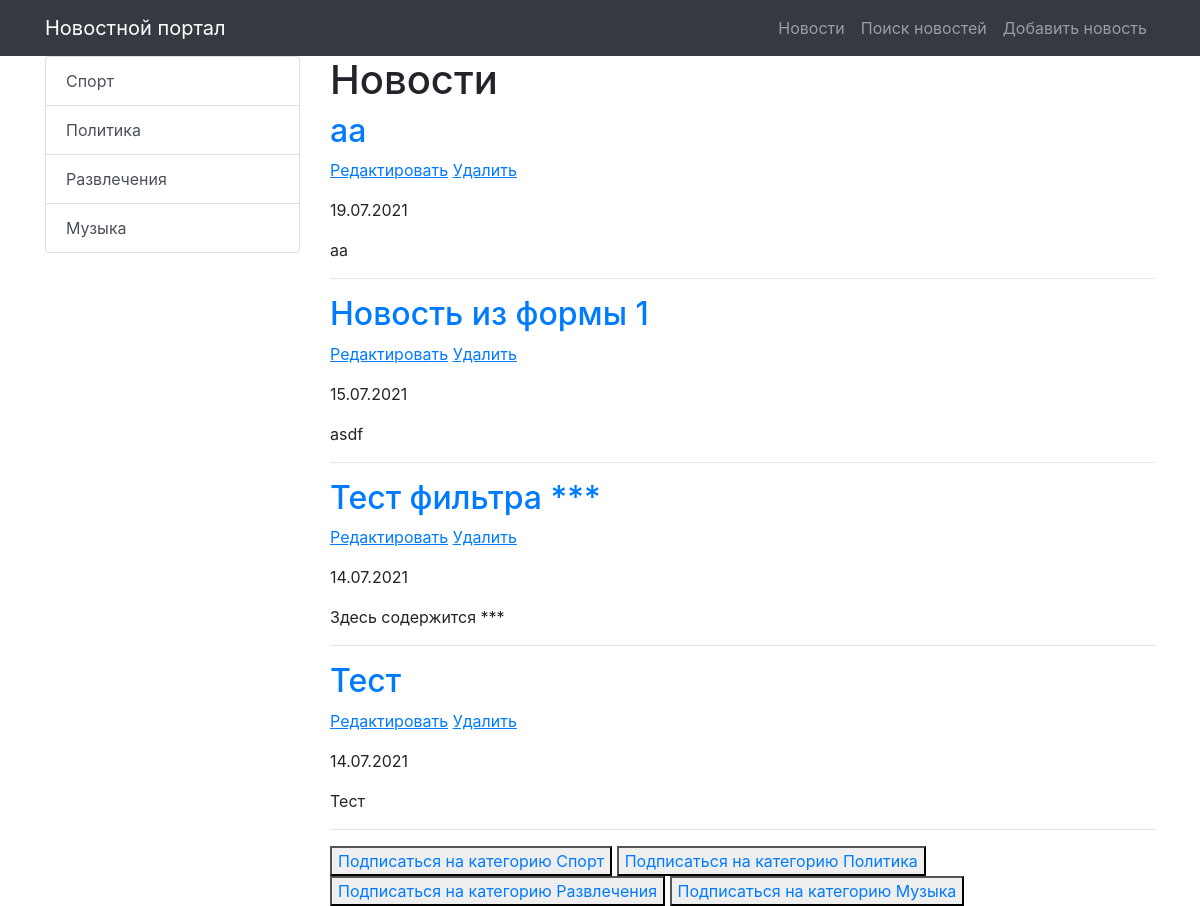
Before: /news/category/18 (signed in) with the older database file.
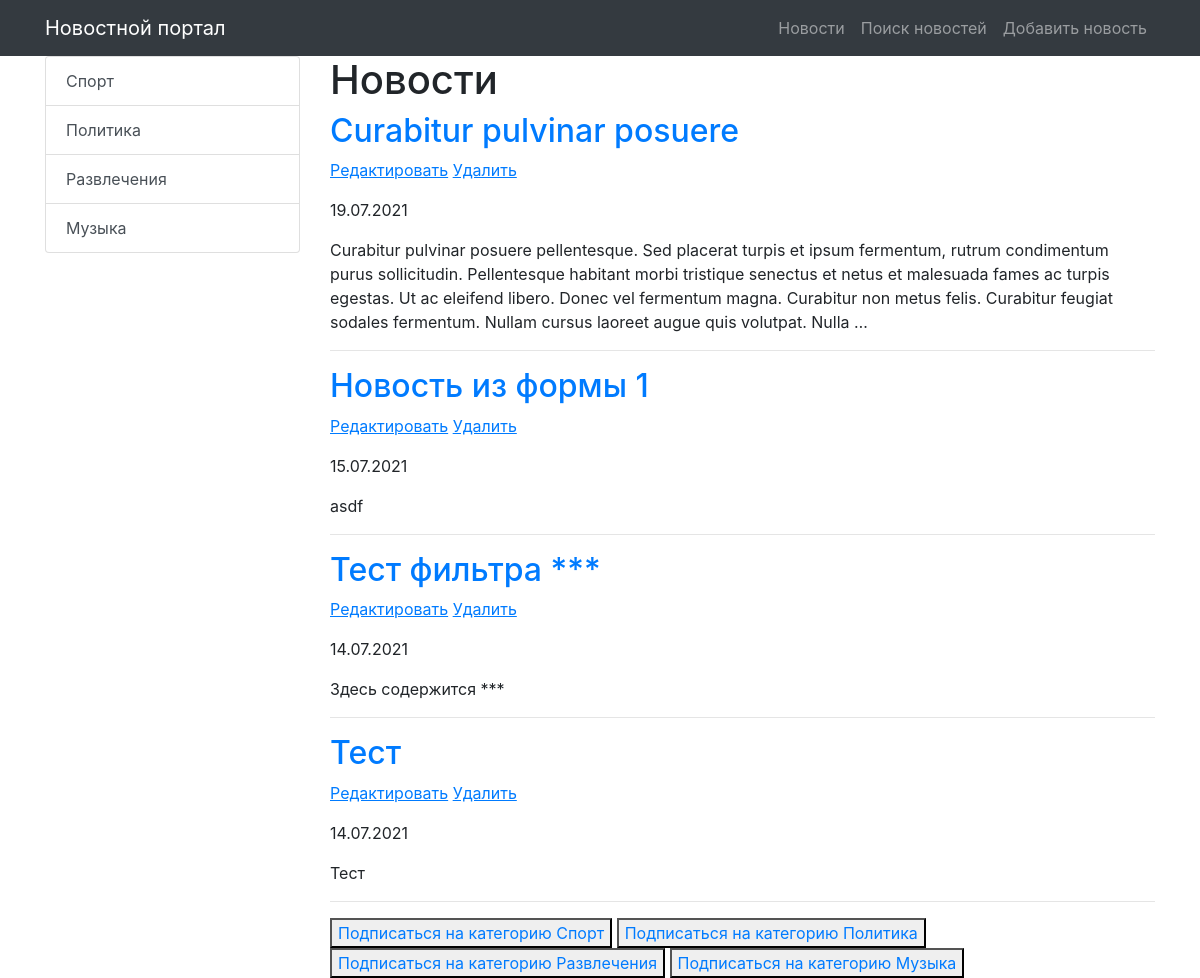
After: the same page with the newer database file.
### news/models.py (models this page shows, shortened)
class Category(models.Model):
    title = models.CharField(max_length=255, unique=True)
    subscribers = models.ManyToManyField(User)
    def __str__(self):
        return f"{self.title}"
    def get_absolute_url(self):
        return reverse('news_category', kwargs={'category_id': self.pk})

class Post(models.Model):
    TYPE = [
        ('Article', 'Статья'),
        ('News', 'Новость'),
    ]
    author = models.ForeignKey(Author, on_delete=models.CASCADE, verbose_name='Автор')
    category = models.ManyToManyField(Category, through='PostCategory')
    type = models.CharField(max_length=20, choices=TYPE, verbose_name='Тип', default='Article')
    creation_datetime = models.DateTimeField(auto_now_add=True, verbose_name='Дата публикации')
    title = models.CharField(max_length=255, verbose_name='Название')
    text = models.TextField(verbose_name='Содержание')
    rating = models.IntegerField(default=0)
    class Meta:
        verbose_name = 'Пост'
        verbose_name_plural = 'Посты'
        ordering = ['-creation_datetime', 'title']

### news/views.py (the view)
# urls.py: path('category/<int:category_id>', cache_page(300)(NewsOfCategory.as_view()), name='news_category'),
class NewsOfCategory(NewsList):
    template_name = 'news/news_category.html'
    def get_queryset(self):
        return Post.objects.filter(category=self.kwargs['category_id'])
    def get_context_data(self, **kwargs):
        context = super().get_context_data(**kwargs)
        context['category'] = None
        return context

### news/templatetags/custom_filters.py (called while the page is built)
@register.filter(name='censor')
def censor(text, swearing):
    if swearing in text:
        return text.replace(swearing, '***')
    return text

### news/views.py (called while the page is built)
    def get_context_data(self, **kwargs):
        context = super().get_context_data(**kwargs)
        context['posts_amount'] = len(Post.objects.all())
        context['categories'] = Category.objects.all()
        return context

### templates/news/news_category.html (shortened to what this page needs)
{% extends 'default.html' %}
{% load custom_filters %}
{% block content %}
    <h1>Новости</h1>
    {% if news %}
        {% for news_one in news %}
            <h2>
                <a href="{% url 'news_one' news_one.pk %}">{{ news_one.title | censor:'очень_плохое_слово'}}</a>
            </h2>
            <p>
                <a href="{% url 'news_update' news_one.pk %}"><u>Редактировать</u></a>
                <a href="{% url 'news_delete' news_one.pk %}"><u> Удалить </u></a>
            </p>
            <p>{{ news_one.creation_datetime | date:'d.m.Y'}}</p>
            <p>{{ news_one.text | censor:'очень_плохое_слово' | truncatewords_html:50}}</p>
            <hr>
        {% endfor %}
    {% else %}
        <h2>Нет никаких новостей :(</h2>
    {% endif %}
    {% for item in categories %}
        <button> <a href="{% url 'subscribe' item.pk  %}">  Подписаться на категорию {{ item }}</a> </button>
    {% endfor %}
{% endblock content %}

### templates/default.html (shortened to what this page needs)
{% load static %}
<!DOCTYPE html>
<html lang="en">
<head>
    <link href="{% static 'vendor/bootstrap/css/bootstrap.min.css' %}" rel="stylesheet">
</head>
<body>
<nav class="navbar navbar-expand-lg navbar-dark bg-dark static-top">
    <div class="container">
        <a class="navbar-brand" href="/news/">Новостной портал</a>
        <div class="collapse navbar-collapse" id="navbarResponsive">
            <ul class="navbar-nav ml-auto">
                <li class="nav-item">
                    <a class="nav-link" href="/news/">Новости</a>
                </li>
                <li class="nav-item">
                    <a class="nav-link" href="{% url 'news_search' %}">Поиск новостей</a>
                </li>
                <li class="nav-item">
                    <a class="nav-link" href="{% url 'news_add' %}">Добавить новость</a>
                </li>
            </ul>
        </div>
    </div>
</nav>
<div class="container">
    <div class="row">
        <div class="col-md-3">
            <div class="list-group">
                {% for item in categories %}
                <a href="{{ item.get_absolute_url }}" class="list-group-item list-group-item-action">
                    {{ item.title }}
                </a>
                {% endfor %}
            </div>
        </div>
        <div class="col-md-9">
            {% block content %}
            {% endblock content %}
        </div>
    </div>
</div>
</body>
</html>

Changed rows visible on the page:
removed Post: title|censor "aa", creation_datetime "19.07.2021", text|censor "aa"
added Post: title|censor "Curabitur pulvinar posuere", creation_datetime "19.07.2021", text|censor "Curabitur pulvinar posuere pellentesque. Sed placerat turpis et ipsum fermentum, rutrum condimentum purus sollicitudin. Pellentesque habitant morbi tristique senectus et netus et malesuada fames ac turpis egestas. Ut ac eleifend libero. Donec vel fermentum magna. Curabitur non metus felis. Curabitur feugiat sodales fermentum. Nullam cursus laoreet augue quis volutpat. Nulla …"
